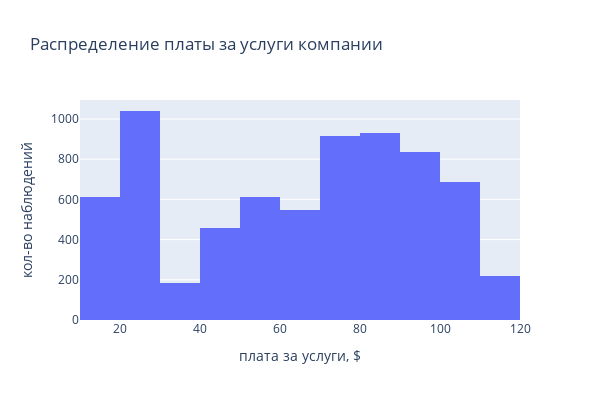

The notebook cell saved with this chart:
### Markdown cell above
Теперь построим то же самое, но используем библиотеку plotly. В этот раз картинка станет интерактивной.

### Code cell
# создаем объект - гистограмму
# nbinsx - параметр, которым можно задать количество бакетов, на которые хотим разбить распределение
hist = go.Histogram(x=df['MonthlyCharges'], nbinsx=20)
# создаем объект Figure и в него передаем нашу гистограмму
fig = go.Figure(data=hist) # разбить на 2 строки, чтобы было проще

fig.update_layout(
    width=600, # задаем размер графика
    height=400,
    title='Распределение платы за услуги компании',
    xaxis_title='плата за услуги, $',
    yaxis_title='кол-во наблюдений'
)
fig.show()

### Figure 1 — Plotly figure (JSON) as saved in the notebook; plotly's stock layout.template omitted (floating-point values rounded to 4 significant figures; data arrays with more than 128 entries replaced by an {"elided": "..."} marker saying what was removed)
{"data": [{"nbinsx": 20, "type": "histogram", "x": {"elided": "7043 float values"}}], "layout": {"height": 400, "title": {"text": "Распределение платы за услуги компании"}, "width": 600, "xaxis": {"title": {"text": "плата за услуги, $"}}, "yaxis": {"title": {"text": "кол-во наблюдений"}}}}
